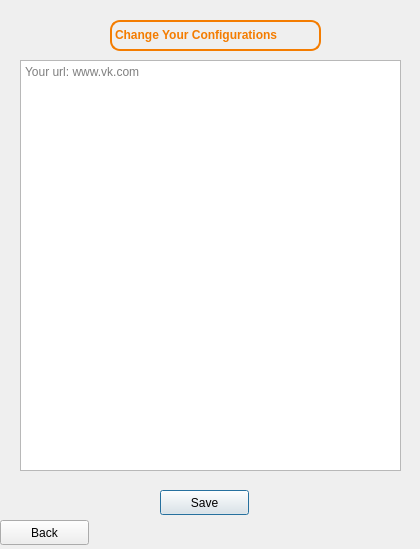
<?xml version="1.0" encoding="UTF-8"?>
<ui version="4.0">
 <class>ConfigurationWindow</class>
 <widget class="QDialog" name="ConfigurationWindow">
  <property name="windowModality">
   <enum>Qt::NonModal</enum>
  </property>
  <property name="geometry">
   <rect>
    <x>0</x>
    <y>0</y>
    <width>420</width>
    <height>549</height>
   </rect>
  </property>
  <property name="minimumSize">
   <size>
    <width>420</width>
    <height>549</height>
   </size>
  </property>
  <property name="maximumSize">
   <size>
    <width>420</width>
    <height>549</height>
   </size>
  </property>
  <property name="windowTitle">
   <string>Configuration</string>
  </property>
  <widget class="QPushButton" name="btnSave">
   <property name="geometry">
    <rect>
     <x>160</x>
     <y>490</y>
     <width>89</width>
     <height>25</height>
    </rect>
   </property>
   <property name="text">
    <string>Save</string>
   </property>
  </widget>
  <widget class="QPlainTextEdit" name="pteConfiguration">
   <property name="geometry">
    <rect>
     <x>20</x>
     <y>60</y>
     <width>381</width>
     <height>411</height>
    </rect>
   </property>
   <property name="placeholderText">
    <string>Your url: www.vk.com</string>
   </property>
  </widget>
  <widget class="QLabel" name="label">
   <property name="geometry">
    <rect>
     <x>110</x>
     <y>20</y>
     <width>211</width>
     <height>31</height>
    </rect>
   </property>
   <property name="styleSheet">
    <string notr="true">border: 2px solid #f47c00;
border-radius: 10px;</string>
   </property>
   <property name="text">
    <string>&lt;html&gt;&lt;head/&gt;&lt;body&gt;&lt;p&gt;&lt;span style=&quot; font-weight:700; color:#f47c00;&quot;&gt;Change Your Configurations&lt;/span&gt;&lt;/p&gt;&lt;/body&gt;&lt;/html&gt;</string>
   </property>
  </widget>
  <widget class="QPushButton" name="btnBack">
   <property name="geometry">
    <rect>
     <x>0</x>
     <y>520</y>
     <width>89</width>
     <height>25</height>
    </rect>
   </property>
   <property name="text">
    <string>Back</string>
   </property>
  </widget>
  <widget class="QLabel" name="lightTheme">
   <property name="geometry">
    <rect>
     <x>0</x>
     <y>0</y>
     <width>421</width>
     <height>561</height>
    </rect>
   </property>
   <property name="text">
    <string/>
   </property>
   <property name="pixmap">
    <pixmap resource="../resource.qrc">:/img/whiteTheme.png</pixmap>
   </property>
   <property name="scaledContents">
    <bool>true</bool>
   </property>
  </widget>
  <widget class="QLabel" name="darkTheme">
   <property name="geometry">
    <rect>
     <x>0</x>
     <y>0</y>
     <width>421</width>
     <height>561</height>
    </rect>
   </property>
   <property name="text">
    <string/>
   </property>
   <property name="pixmap">
    <pixmap resource="../resource.qrc">:/img/11zon_cropped.png</pixmap>
   </property>
   <property name="scaledContents">
    <bool>true</bool>
   </property>
  </widget>
  <zorder>lightTheme</zorder>
  <zorder>darkTheme</zorder>
  <zorder>btnSave</zorder>
  <zorder>pteConfiguration</zorder>
  <zorder>label</zorder>
  <zorder>btnBack</zorder>
 </widget>
 <resources>
  <include location="../resource.qrc"/>
 </resources>
 <connections/>
</ui>
